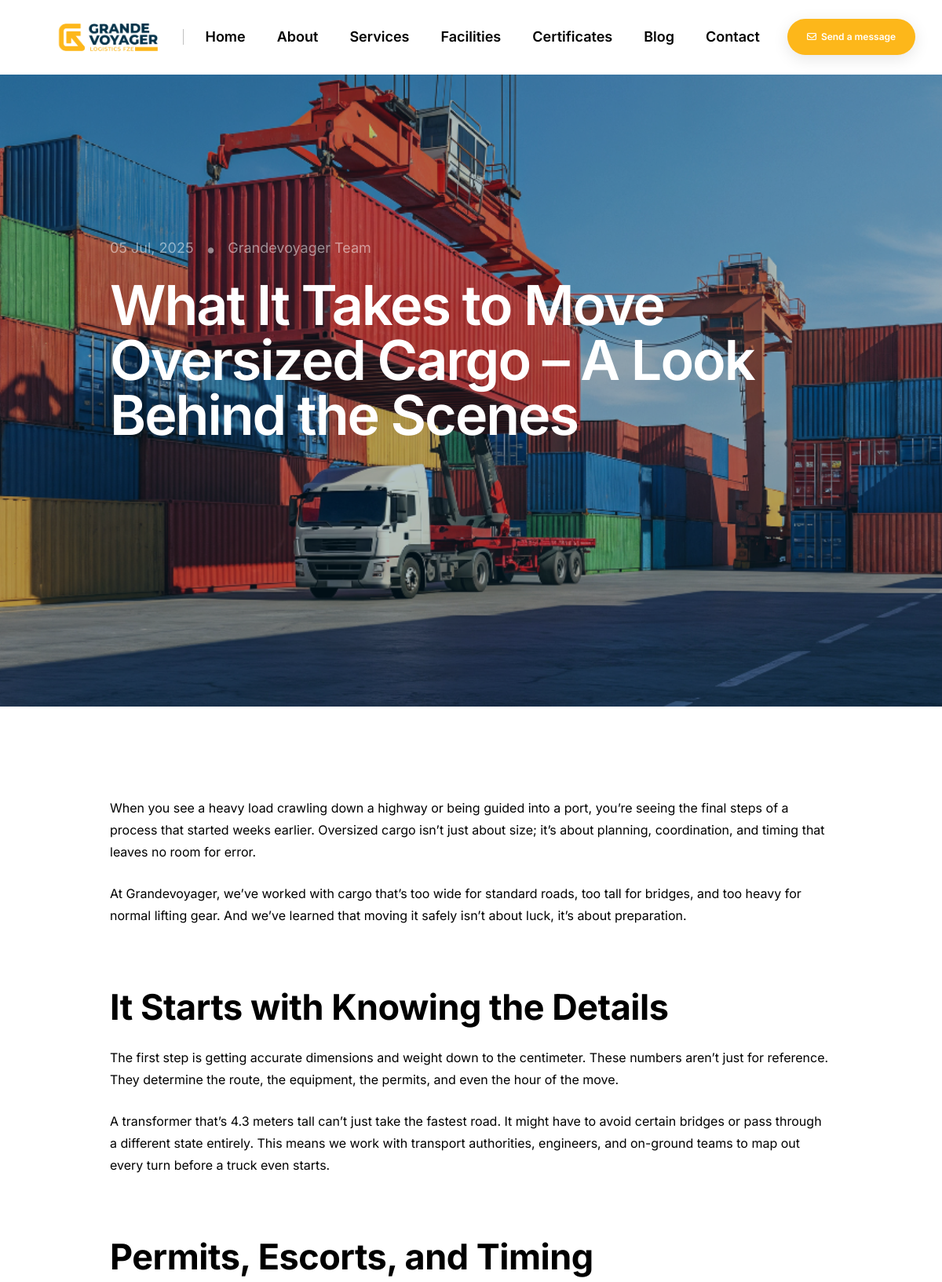
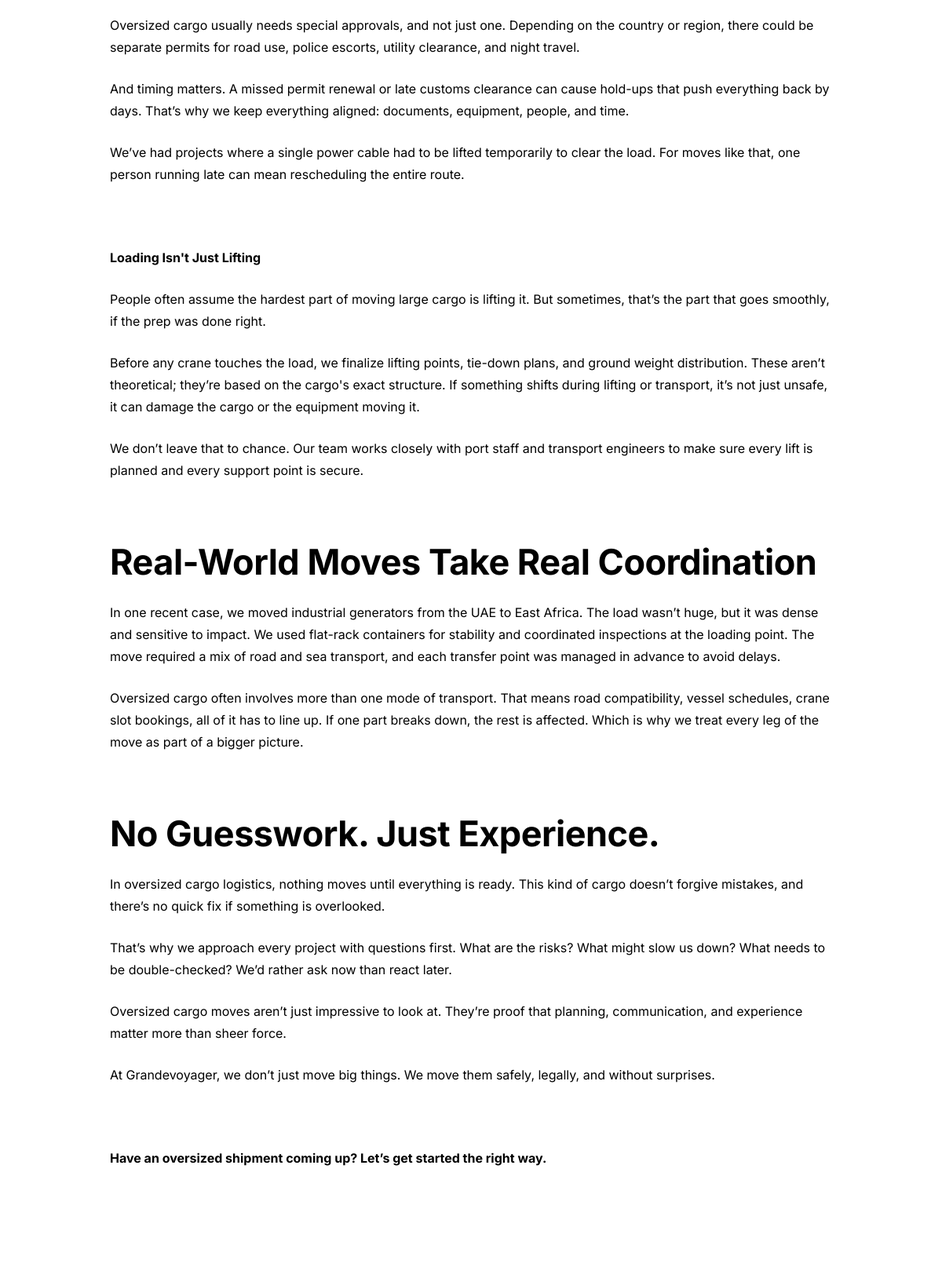
Page /blogs/what-it-takes-to-move-oversized-cargo-a-look-behind-the-scenes/ (upper part) on the committed database (2 pictures, top to bottom).
### myapp/models.py (models this page shows, shortened)
class Blog(models.Model):
    blog_title = models.CharField(max_length=200)
    slug = models.SlugField(max_length=200, unique=True, blank=True, null=True)
    blog_content = CKEditor5Field("Content", config_name='extends', blank=True, null=True)
    blog_image = models.ImageField(upload_to='blogs/')
    posted_on = models.DateTimeField(auto_now_add=True)
    meta_title = models.CharField(max_length=255, help_text="Meta title for SEO", blank=True, null=True)
    meta_description = models.TextField(help_text="Meta description for SEO", blank=True, null=True)
    meta_keywords = models.TextField(help_text="Comma-separated keywords for SEO", blank=True, null=True)
    class Meta:
        verbose_name = 'Blog'
        verbose_name_plural = 'Blogs'
        ordering = ['-posted_on']

### myapp/views.py (the view)
# urls.py: path('blogs/<str:pk>/', views.blog_detail, name='blog-detail'),
def blog_detail(request, pk):
    blog = Blog.objects.get(slug=pk)
    blogs = Blog.objects.all()[:3]
    services_nav = Services.objects.all().order_by('priority')
    context = {
        "blog": blog,
        "blogs": blogs,
        "services_nav": services_nav,
    }
    return render(request, "blog_detail.html", context)

### templates/blog_detail.html (shortened to what this page needs)
<!DOCTYPE html>
<html lang="en">
<head>
    {% load static %}
    <link rel="stylesheet" href="{% static 'css/vendors.min.css' %}"/>
    <link rel="stylesheet" href="{% static 'css/icon.min.css' %}"/>
    <link rel="stylesheet" href="{% static 'css/style.css' %}"/>
    <link rel="stylesheet" href="{% static 'css/responsive.css' %}"/>
    <link rel="stylesheet" href="{% static 'demos/green-energy/green-energy.css' %}"/>
</head>
<body data-mobile-nav-style="classic">
    {% include 'components/navbar.html' %}
    <section class="ipad-top-space-margin bg-dark-gray cover-background one-fifth-screen d-flex align-items-center" style="background-image: url('{{ blog.blog_image.url }}')">
        <div class="opacity-light bg-dark-gray"></div>
        <div class="container">
            <div class="row justify-content-center">
                <div class="col-lg-10 position-relative" data-anime='{ "el": "childs", "opacity": [0, 1], "translateX": [50, 0], "staggervalue": 100, "easing": "easeOutQuad" }'>
                    <div class="d-inline-block mb-20px sm-mb-25px">
                        <span class="text-white fs-18 opacity-5">
                            <a href="" class="text-white">{{ blog.posted_on|date:"d M, Y" }}</a>
                            <span class="d-inline-block fs-24 align-top ms-10px me-10px">•</span>
                            <a href="" class="text-white">Grandevoyager Team</a>
                        </span>
                    </div>
                    <h1 class="text-white w-100 fw-600 ls-minus-2px ls-minus-2px text-white pb-10px">{{ blog.blog_title }}</h1>
                </div>
            </div>
        </div>
    </section>
    <section class="pb-0">
        <div class="container">
            <div class="row justify-content-center">
                <div class="col-lg-10 mb-6 sm-mb-35px last-paragraph-no-margin">
                    <p class="w-90 lg-w-100">{{ blog.blog_content|safe }}</p>
                </div>
            </div>
        </div>
    </section>
</body>
</html>

### myapp/static/demos/green-energy/green-energy.css (style rules this page uses)
:root { --alt-font: "Inter", sans-serif; --primary-font: "Inter", sans-serif; --base-color: #fdb71a; --green: #fdb71a; --dark-gray: #020202; --medium-gray: #828282; --very-light-gray: #f7f7f7; }
body { font-size: 16px; line-height: 28px; }
.h1, .h2, .h3, .h4, .h5, .h6, h1, h2, h3, h4, h5, h6 { margin-bottom: 25px; }

### rows in the picture
Blog: blog_image (picture), posted_on "05 Jul, 2025", blog_title "What It Takes to Move Oversized Cargo – A Look Behind the Scenes", blog_content "When you see a heavy load crawling down a highway or being guided into a port, you’re seeing the final steps of a process that started weeks earlier. Oversized cargo isn’t just about size; it’s about planning, coordination, and timing that leaves no room for error. At Grandevoyager, we’ve worked with cargo that’s too wide for standard roads, too tall for bridges, and too heavy for normal lifting gear. And we’ve learned that moving it safely isn’t about luck, it’s about preparation. It Starts with Knowing the Details The first step is getting accurate dimensions and weight down to the centimeter. These numbers aren’t just for reference. They determine the route, the equipment, the permits,…"
